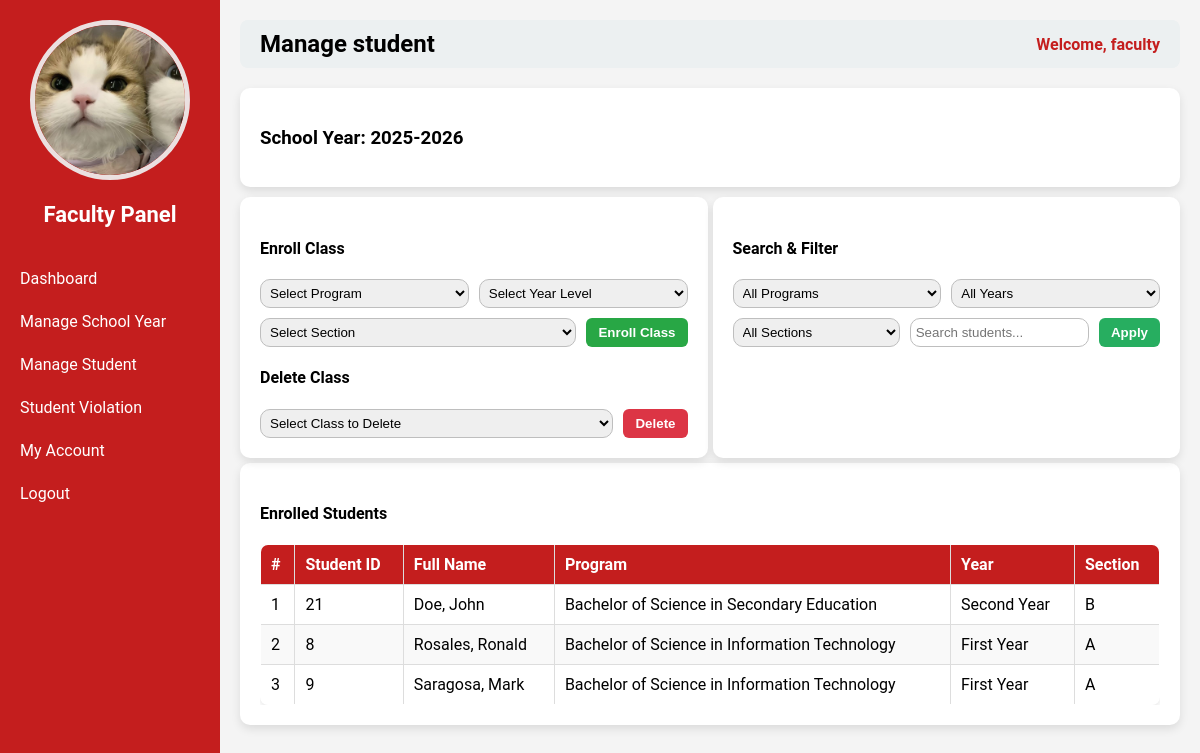
Page /faculty.php?page=manage_student (signed in) on the committed database.
### tables this page shows
CREATE TABLE `users` (
  `id` int(11) NOT NULL,
  `username` varchar(50) NOT NULL,
  `password` varchar(255) NOT NULL,
  `role` varchar(50) NOT NULL,
  `email` varchar(255) NOT NULL,
  `contact` varchar(50) NOT NULL,
  `status` varchar(50) NOT NULL,
  `img` varchar(255) NOT NULL
);

CREATE TABLE `school_years` (
  `id` int(11) NOT NULL,
  `school_year` varchar(50) NOT NULL,
  `is_current` tinyint(1) DEFAULT 0
);

CREATE TABLE `student_enrollments` (
  `id` int(11) NOT NULL,
  `class_enrollment_id` int(11) NOT NULL,
  `student_id` int(11) NOT NULL,
  `enrolled_at` timestamp NOT NULL DEFAULT current_timestamp()
);

CREATE TABLE `students` (
  `id` int(11) NOT NULL,
  `first_name` varchar(50) NOT NULL,
  `last_name` varchar(50) NOT NULL,
  `school_year_id` int(11) NOT NULL,
  `program_id` int(11) NOT NULL,
  `year_level_id` int(11) NOT NULL,
  `section_id` int(11) NOT NULL,
  `address` varchar(100) NOT NULL,
  `contact` varchar(20) NOT NULL,
  `img` varchar(255) NOT NULL,
  `user_id` int(11) NOT NULL
);

CREATE TABLE `programs` (
  `id` int(11) NOT NULL,
  `program_code` varchar(50) NOT NULL,
  `program_name` varchar(100) NOT NULL
);

CREATE TABLE `year_levels` (
  `id` int(11) NOT NULL,
  `year_level` varchar(50) NOT NULL,
  `year_code` varchar(50) NOT NULL
);

CREATE TABLE `sections` (
  `id` int(11) NOT NULL,
  `section_name` varchar(50) NOT NULL
);

### faculty_pages/manage_student.php (the view, shortened to what this page needs)
<?php
require __DIR__ . '/../db_connect.php';
$user_id = $_SESSION['user_id'];
$current_sy = $pdo->query("SELECT * FROM school_years WHERE is_current=1 LIMIT 1")->fetch(PDO::FETCH_ASSOC);
$current_sy_id = $current_sy['id'];
$search = $_GET['search'] ?? '';
$sql = "
    SELECT se.id AS enrollment_id, s.id AS student_id, s.first_name, s.last_name,
           p.program_name, yl.year_level, sec.section_name, ce.id AS class_enrollment_id
    FROM student_enrollments se
    INNER JOIN class_enrollments ce ON se.class_enrollment_id = ce.id
    INNER JOIN students s ON se.student_id = s.id
    INNER JOIN programs p ON s.program_id = p.id
    INNER JOIN year_levels yl ON s.year_level_id = yl.id
    INNER JOIN sections sec ON s.section_id = sec.id
    WHERE ce.user_id = ? AND ce.school_year_id = ?
";
$params = [$user_id, $current_sy_id];
$sql .= " ORDER BY s.last_name, s.first_name";
$enrolled_students = $pdo->prepare($sql);
$enrolled_students->execute($params);
$enrolled_students = $enrolled_students->fetchAll(PDO::FETCH_ASSOC);
?>
<div class="container">
    <h3>School Year: <?= htmlspecialchars($current_sy['school_year']); ?></h3>
</div>
<div class="flex-container">
    <div class="container half">
        <h4>Enroll Class</h4>
        <form method="POST" class="form-box">
            <select name="program_id" required>
                <option value="">Select Program</option>
            </select>
            <select name="year_level_id" required>
                <option value="">Select Year Level</option>
            </select>
            <select name="section_id" required>
                <option value="">Select Section</option>
            </select>
            <button type="submit" name="enroll_class" class="btn btn-primary">Enroll Class</button>
        </form>
        <h4>Delete Class</h4>
        <form method="POST" class="form-box">
            <select name="class_enrollment_id" required>
                <option value="">Select Class to Delete</option>
            </select>
            <button type="submit" name="delete_class" class="btn btn-danger" onclick="return confirm('Delete this class and all its students?')">Delete</button>
        </form>
    </div>
    <div class="container half">
        <h4>Search & Filter</h4>
        <form method="GET" action="faculty.php" class="form-box">
            <select name="filter_program">
                <option value="">All Programs</option>
            </select>
            <select name="filter_year">
                <option value="">All Years</option>
            </select>
            <select name="filter_section">
                <option value="">All Sections</option>
            </select>
            <input type="text" name="search" placeholder="Search students..." value="<?= htmlspecialchars($search) ?>">
            <button type="submit" class="btn btn-info">Apply</button>
        </form>
    </div>
</div>
<div class="container">
    <h4>Enrolled Students</h4>
    <div class="table-box">
        <table class="styled-table">
            <thead>
                <tr>
                    <th>#</th>
                    <th>Student ID</th>
                    <th>Full Name</th>
                    <th>Program</th>
                    <th>Year</th>
                    <th>Section</th>
                </tr>
            </thead>
            <tbody>
            <?php if ($enrolled_students): ?>
                <?php foreach ($enrolled_students as $i => $stu): ?>
                <tr>
                    <td><?= $i+1 ?></td>
                    <td><?= $stu['student_id'] ?></td>
                    <td><?= htmlspecialchars($stu['last_name'].", ".$stu['first_name']) ?></td>
                    <td><?= htmlspecialchars($stu['program_name']) ?></td>
                    <td><?= htmlspecialchars($stu['year_level']) ?></td>
                    <td><?= htmlspecialchars($stu['section_name']) ?></td>
                </tr>
                <?php endforeach; ?>
            <?php else: ?>
                <tr><td colspan="6" style="text-align:center;">No students found.</td></tr>
            <?php endif; ?>
            </tbody>
        </table>
    </div>
</div>

### faculty.php (shortened to what this page needs)
<?php
require 'db_connect.php';
$id = $_SESSION['user_id'];
$stmt = $pdo->prepare("SELECT * FROM users WHERE id=?");
$stmt->execute([$id]);
$user = $stmt->fetch(PDO::FETCH_ASSOC);
$page = isset($_GET['page']) ? $_GET['page'] : 'dashboard';
?>
<!DOCTYPE html>
<html>
<head>
</head>
<body>
<div class="sidebar">
    <div class="column profile-photo">
        <?php if (!empty($user['img'])): ?>
            <img src="<?php echo htmlspecialchars($user['img']); ?>" alt="Profile Image">
        <?php else: ?>
            <img src="default.png" alt="Profile Image">
        <?php endif; ?>
    </div>
    <h2>Faculty Panel</h2>
    <a href="?page=dashboard">Dashboard</a>
    <a href="?page=manage_school_year">Manage School Year</a>
    <a href="?page=manage_student">Manage Student</a>
    <a href="?page=student_violation">Student Violation</a>
    <a href="?page=my_account">My Account</a>
    <a href="logout.php">Logout</a>
</div>
<div class="main-content">
    <div class="header">
        <h2><?php echo ucfirst(str_replace('_',' ', $page)); ?></h2>
        <span>Welcome, <?php echo $_SESSION['username']; ?></span>
    </div>
    <div class="content" style="margin-top:20px;">
        <?php
        $pageFile = "faculty_pages/{$page}.php";
        if (file_exists($pageFile)) {
            include $pageFile;
        } else {
            echo "<p>Page not found.</p>";
        }
        ?>
    </div>
</div>
</body>
</html>

### faculty.php (style rules this page uses)
body { margin:0; font-family:'Roboto', sans-serif; background:#f4f4f4; }
.sidebar { position: fixed; top:0; left:0; width:220px; height:100%; background-color:#c41e1e; color:white; display:flex; flex-direction:column; padding-top:20px; }
.sidebar h2 { text-align:center; margin-bottom:30px; font-size:22px; }
.sidebar a { padding:12px 20px; text-decoration:none; color:white; display:block; transition:0.3s; }
.main-content { margin-left:220px; padding:20px; }
.header { display:flex; justify-content:space-between; align-items:center; background:#ecf0f1; padding:10px 20px; border-radius:8px; }
.header h2 { margin:0; }
.header span { font-weight: bold;color: #c41e1e; }
.profile-photo { text-align: center; }
.profile-photo img { width: 150px; height: 150px; object-fit: cover; border-radius: 50%; border: 5px solid #ebe0e0ff; }

### faculty_pages/manage_student.php (style rules this page uses)
.flex-container { display:flex; gap:5px; margin-top:5px; }
.container { background:#fff; padding:20px; border-radius:10px; box-shadow:0 4px 10px rgba(0,0,0,0.1); margin-top:5px; }
.half { flex:1; max-width:50%; }
.form-box { display:flex; flex-wrap:wrap; gap:10px; }
.form-box input, .form-box select { padding:5px; border:1px solid #bebebe; border-radius:10px; flex:1 1 calc(25% - 10px); min-width:150px; }
.table-box { max-height:400px; overflow-y:auto; }
.styled-table { width:100%; border-collapse:collapse; border:1px solid #ddd; border-radius:8px; overflow:hidden; box-shadow:0 2px 5px rgba(0,0,0,0.1); }
.styled-table th, .styled-table td { padding:10px; border:1px solid #ddd; text-align:left; }
.styled-table thead { background:#c41e1e; color:#fff; }
.styled-table tr:nth-child(even) { background:#f9f9f9; }
.btn { padding:6px 12px; border-radius:6px; border:none; cursor:pointer; font-weight:bold; color:white; }
.btn-primary { background:#28a745; }
.btn-danger { background:#dc3545; }
.btn-info { background:#27ae60; }

### rows in the picture
users: img (picture)
school_years: school_year "2025-2026"
student_enrollments: student "21", student.first_name "Doe, John", programs.program_name "Bachelor of Science in Secondary Education", year_levels.year_level "Second Year", sections.section_name "B"
student_enrollments: student "8", student.first_name "Rosales, Ronald", programs.program_name "Bachelor of Science in Information Technology", year_levels.year_level "First Year", sections.section_name "A"
student_enrollments: student "9", student.first_name "Saragosa, Mark", programs.program_name "Bachelor of Science in Information Technology", year_levels.year_level "First Year", sections.section_name "A"

### other values in the picture
str_replace('_',' ', $page) "Manage student"
$_SESSION['username'] "faculty"
